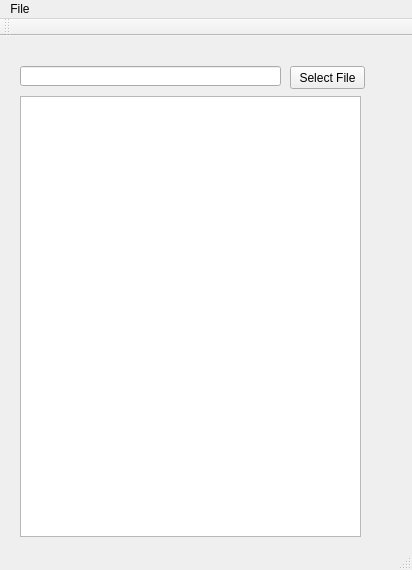
<?xml version="1.0" encoding="UTF-8"?>
<ui version="4.0">
 <class>MainWindow</class>
 <widget class="QMainWindow" name="MainWindow">
  <property name="geometry">
   <rect>
    <x>0</x>
    <y>0</y>
    <width>412</width>
    <height>570</height>
   </rect>
  </property>
  <property name="windowTitle">
   <string>MainWindow</string>
  </property>
  <widget class="QWidget" name="centralWidget">
   <widget class="QPushButton" name="btnFileSelect">
    <property name="geometry">
     <rect>
      <x>290</x>
      <y>30</y>
      <width>75</width>
      <height>23</height>
     </rect>
    </property>
    <property name="text">
     <string>Select File</string>
    </property>
   </widget>
   <widget class="QLineEdit" name="lnFilePath">
    <property name="geometry">
     <rect>
      <x>20</x>
      <y>30</y>
      <width>261</width>
      <height>20</height>
     </rect>
    </property>
   </widget>
   <widget class="QGraphicsView" name="gfx_Chart">
    <property name="geometry">
     <rect>
      <x>20</x>
      <y>60</y>
      <width>341</width>
      <height>441</height>
     </rect>
    </property>
   </widget>
  </widget>
  <widget class="QMenuBar" name="menuBar">
   <property name="geometry">
    <rect>
     <x>0</x>
     <y>0</y>
     <width>412</width>
     <height>21</height>
    </rect>
   </property>
   <widget class="QMenu" name="menuWhat_st_his">
    <property name="title">
     <string>File</string>
    </property>
    <addaction name="actionFile"/>
   </widget>
   <addaction name="menuWhat_st_his"/>
  </widget>
  <widget class="QToolBar" name="mainToolBar">
   <attribute name="toolBarArea">
    <enum>TopToolBarArea</enum>
   </attribute>
   <attribute name="toolBarBreak">
    <bool>false</bool>
   </attribute>
  </widget>
  <widget class="QStatusBar" name="statusBar"/>
  <action name="actionFile">
   <property name="text">
    <string>Quit</string>
   </property>
  </action>
 </widget>
 <layoutdefault spacing="6" margin="11"/>
 <resources/>
 <connections/>
</ui>
